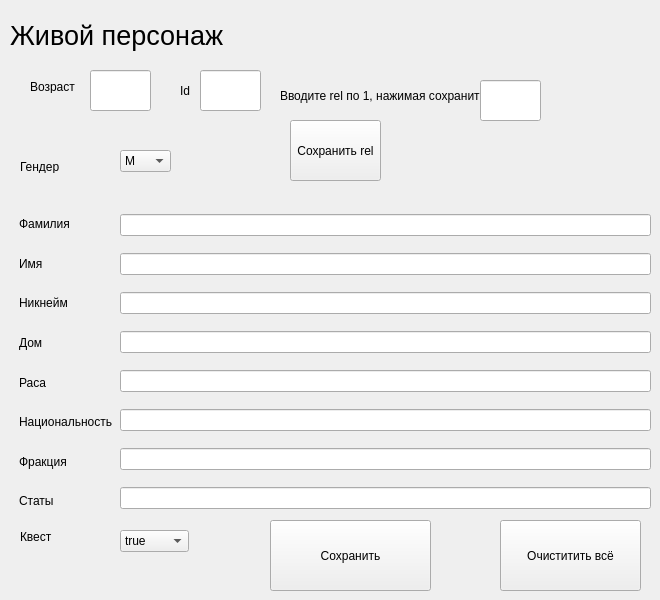
      <widget class="QWidget" name="Human">
       <attribute name="title">
        <string>Человек</string>
       </attribute>
       <widget class="QComboBox" name="comboQuest">
        <property name="geometry">
         <rect>
          <x>120</x>
          <y>530</y>
          <width>69</width>
          <height>22</height>
         </rect>
        </property>
        <item>
         <property name="text">
          <string>true</string>
         </property>
        </item>
        <item>
         <property name="text">
          <string>false</string>
         </property>
        </item>
       </widget>
       <widget class="QLabel" name="Id">
        <property name="geometry">
         <rect>
          <x>180</x>
          <y>80</y>
          <width>21</width>
          <height>21</height>
         </rect>
        </property>
        <property name="text">
         <string>Id</string>
        </property>
       </widget>
       <widget class="QLabel" name="label_gender">
        <property name="geometry">
         <rect>
          <x>20</x>
          <y>160</y>
          <width>47</width>
          <height>13</height>
         </rect>
        </property>
        <property name="text">
         <string>Гендер</string>
        </property>
       </widget>
       <widget class="QLabel" name="Age">
        <property name="geometry">
         <rect>
          <x>30</x>
          <y>80</y>
          <width>47</width>
          <height>13</height>
         </rect>
        </property>
        <property name="text">
         <string>Возраст</string>
        </property>
       </widget>
       <widget class="QComboBox" name="comboGenger">
        <property name="geometry">
         <rect>
          <x>120</x>
          <y>150</y>
          <width>51</width>
          <height>22</height>
         </rect>
        </property>
        <item>
         <property name="text">
          <string>М</string>
         </property>
        </item>
        <item>
         <property name="text">
          <string>Ж</string>
         </property>
        </item>
       </widget>
       <widget class="QLineEdit" name="id">
        <property name="geometry">
         <rect>
          <x>200</x>
          <y>70</y>
          <width>61</width>
          <height>41</height>
         </rect>
        </property>
        <property name="text">
         <string/>
        </property>
       </widget>
       <widget class="QPushButton" name="save_all">
        <property name="geometry">
         <rect>
          <x>270</x>
          <y>520</y>
          <width>161</width>
          <height>71</height>
         </rect>
        </property>
        <property name="text">
         <string>Сохранить</string>
        </property>
       </widget>
       <widget class="QLabel" name="Rel_1">
        <property name="geometry">
         <rect>
          <x>280</x>
          <y>80</y>
          <width>231</width>
          <height>31</height>
         </rect>
        </property>
        <property name="text">
         <string>Вводите rel по 1, нажимая сохранить</string>
        </property>
       </widget>
       <widget class="QLineEdit" name="rel">
        <property name="geometry">
         <rect>
          <x>480</x>
          <y>80</y>
          <width>61</width>
          <height>41</height>
         </rect>
        </property>
       </widget>
       <widget class="QLabel" name="CharLabel">
        <property name="geometry">
         <rect>
          <x>10</x>
          <y>10</y>
          <width>221</width>
          <height>51</height>
         </rect>
        </property>
        <property name="font">
         <font>
          <pointsize>20</pointsize>
         </font>
        </property>
        <property name="text">
         <string>Живой персонаж</string>
        </property>
       </widget>
       <widget class="QLabel" name="label_quest">
        <property name="geometry">
         <rect>
          <x>20</x>
          <y>530</y>
          <width>47</width>
          <height>13</height>
         </rect>
        </property>
        <property name="text">
         <string>Квест</string>
        </property>
       </widget>
       <widget class="QPushButton" name="save_rel">
        <property name="geometry">
         <rect>
          <x>290</x>
          <y>120</y>
          <width>91</width>
          <height>61</height>
         </rect>
        </property>
        <property name="text">
         <string>Сохранить rel</string>
        </property>
       </widget>
       <widget class="QPushButton" name="clean_button">
        <property name="geometry">
         <rect>
          <x>500</x>
          <y>520</y>
          <width>141</width>
          <height>71</height>
         </rect>
        </property>
        <property name="text">
         <string>Очиститить всё</string>
        </property>
       </widget>
       <widget class="QLineEdit" name="age">
        <property name="geometry">
         <rect>
          <x>90</x>
          <y>70</y>
          <width>61</width>
          <height>41</height>
         </rect>
        </property>
        <property name="text">
         <string/>
        </property>
       </widget>
       <widget class="QWidget" name="layoutWidget">
        <property name="geometry">
         <rect>
          <x>120</x>
          <y>203</y>
          <width>531</width>
          <height>321</height>
         </rect>
        </property>
        <layout class="QVBoxLayout" name="verticalLayout" stretch="0,0,0,0,0,0,0,0">
         <property name="sizeConstraint">
          <enum>QLayout::SetDefaultConstraint</enum>
         </property>
         <item>
          <widget class="QLineEdit" name="surname">
           <property name="enabled">
            <bool>true</bool>
           </property>
          </widget>
         </item>
         <item>
          <widget class="QLineEdit" name="name"/>
         </item>
         <item>
          <widget class="QLineEdit" name="nikname"/>
         </item>
         <item>
          <widget class="QLineEdit" name="adress"/>
         </item>
         <item>
          <widget class="QLineEdit" name="race"/>
         </item>
         <item>
          <widget class="QLineEdit" name="nationality"/>
         </item>
         <item>
          <widget class="QLineEdit" name="fraction"/>
         </item>
         <item>
          <widget class="QLineEdit" name="stats"/>
         </item>
        </layout>
       </widget>
       <widget class="QWidget" name="layoutWidget">
        <property name="geometry">
         <rect>
          <x>19</x>
          <y>207</y>
          <width>101</width>
          <height>311</height>
         </rect>
        </property>
        <layout class="QVBoxLayout" name="verticalLayout_3">
         <item>
          <widget class="QLabel" name="label_surname">
           <property name="text">
            <string>Фамилия</string>
           </property>
          </widget>
         </item>
         <item>
          <widget class="QLabel" name="label_name">
           <property name="text">
            <string>Имя</string>
           </property>
          </widget>
         </item>
         <item>
          <widget class="QLabel" name="label_nikname">
           <property name="text">
            <string>Никнейм</string>
           </property>
          </widget>
         </item>
         <item>
          <widget class="QLabel" name="label_adress">
           <property name="text">
            <string>Дом</string>
           </property>
          </widget>
         </item>
         <item>
          <widget class="QLabel" name="label_race">
           <property name="text">
            <string>Раса</string>
           </property>
          </widget>
         </item>
         <item>
          <widget class="QLabel" name="label_nationality">
           <property name="text">
            <string>Национальность</string>
           </property>
          </widget>
         </item>
         <item>
          <widget class="QLabel" name="label_fraction">
           <property name="text">
            <string>Фракция</string>
           </property>
          </widget>
         </item>
         <item>
          <widget class="QLabel" name="label_stats">
           <property name="text">
            <string>Статы</string>
           </property>
          </widget>
         </item>
        </layout>
       </widget>
      </widget>
